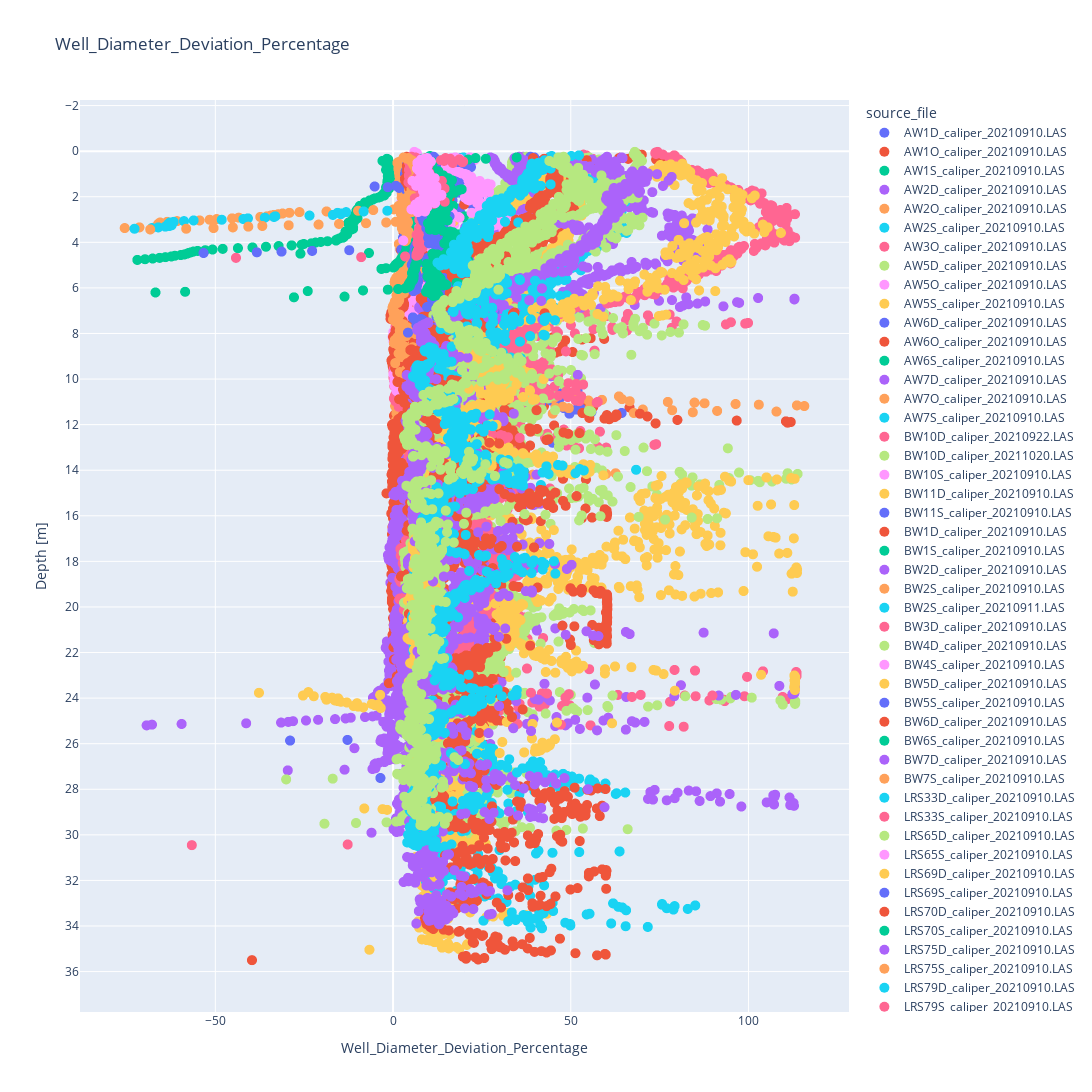

The cell this chart's notebook holds for it:
### Markdown cell above
# Plots

### Code cell
fig=px.scatter(concatenate_caliper, y=concatenate_caliper['Depth [m]'],
            x=concatenate_caliper.Well_Diameter_Deviation_Percentage, color=concatenate_caliper['source_file'],
            title="Well_Diameter_Deviation_Percentage",
            color_continuous_scale=px.colors.sequential.Jet,

              ) 

fig.update_yaxes(autorange="reversed")
fig.update_yaxes(range = [0,10])
fig.update_traces(marker={'size': 10})
fig.update_layout(autosize=True, width=1400, height=1800 )

fig.update_yaxes(nticks=40)
fig.show()

### Figure 1 — Plotly figure (JSON) as saved in the notebook; plotly's stock layout.template omitted (floating-point values rounded to 4 significant figures; data arrays with more than 128 entries replaced by an {"elided": "..."} marker saying what was removed)
{"data": [{"hovertemplate": "source_file=AW1D_caliper_20210910.LAS<br>Well_Diameter_Deviation_Percentage=%{x}<br>Depth [m]=%{y}<extra></extra>", "legendgroup": "AW1D_caliper_20210910.LAS", "marker": {"color": "#636efa", "size": 10, "symbol": "circle"}, "mode": "markers", "name": "AW1D_caliper_20210910.LAS", "showlegend": true, "type": "scattergl", "x": {"elided": "842 float values"}, "xaxis": "x", "y": {"elided": "842 float values"}, "yaxis": "y"}, {"hovertemplate": "source_file=AW1O_caliper_20210910.LAS<br>Well_Diameter_Deviation_Percentage=%{x}<br>Depth [m]=%{y}<extra></extra>", "legendgroup": "AW1O_caliper_20210910.LAS", "marker": {"color": "#EF553B", "size": 10, "symbol": "circle"}, "mode": "markers", "name": "AW1O_caliper_20210910.LAS", "showlegend": true, "type": "scattergl", "x": {"elided": "485 float values"}, "xaxis": "x", "y": {"elided": "485 float values"}, "yaxis": "y"}, {"hovertemplate": "source_file=AW1S_caliper_20210910.LAS<br>Well_Diameter_Deviation_Percentage=%{x}<br>Depth [m]=%{y}<extra></extra>", "legendgroup": "AW1S_caliper_20210910.LAS", "marker": {"color": "#00cc96", "size": 10, "symbol": "circle"}, "mode": "markers", "name": "AW1S_caliper_20210910.LAS", "showlegend": true, "type": "scattergl", "x": {"elided": "142 float values"}, "xaxis": "x", "y": {"elided": "142 float values"}, "yaxis": "y"}, {"hovertemplate": "source_file=AW2D_caliper_20210910.LAS<br>Well_Diameter_Deviation_Percentage=%{x}<br>Depth [m]=%{y}<extra></extra>", "legendgroup": "AW2D_caliper_20210910.LAS", "marker": {"color": "#ab63fa", "size": 10, "symbol": "circle"}, "mode": "markers", "name": "AW2D_caliper_20210910.LAS", "showlegend": true, "type": "scattergl", "x": {"elided": "887 float values"}, "xaxis": "x", "y": {"elided": "887 float values"}, "yaxis": "y"}, {"hovertemplate": "source_file=AW2O_caliper_20210910.LAS<br>Well_Diameter_Deviation_Percentage=%{x}<br>Depth [m]=%{y}<extra></extra>", "legendgroup": "AW2O_caliper_20210910.LAS", "marker": {"color": "#FFA15A", "size": 10, "symbol": "circle"}, "mode": "markers", "name": "AW2O_caliper_20210910.LAS", "showlegend": true, "type": "scattergl", "x": {"elided": "496 float values"}, "xaxis": "x", "y": {"elided": "496 float values"}, "yaxis": "y"}, {"hovertemplate": "source_file=AW2S_caliper_20210910.LAS<br>Well_Diameter_Deviation_Percentage=%{x}<br>Depth [m]=%{y}<extra></extra>", "legendgroup": "AW2S_caliper_20210910.LAS", "marker": {"color": "#19d3f3", "size": 10, "symbol": "circle"}, "mode": "markers", "name": "AW2S_caliper_20210910.LAS", "showlegend": true, "type": "scattergl", "x": {"elided": "155 float values"}, "xaxis": "x", "y": {"elided": "155 float values"}, "yaxis": "y"}, {"hovertemplate": "source_file=AW3O_caliper_20210910.LAS<br>Well_Diameter_Deviation_Percentage=%{x}<br>Depth [m]=%{y}<extra></extra>", "legendgroup": "AW3O_caliper_20210910.LAS", "marker": {"color": "#FF6692", "size": 10, "symbol": "circle"}, "mode": "markers", "name": "AW3O_caliper_20210910.LAS", "showlegend": true, "type": "scattergl", "x": {"elided": "565 float values"}, "xaxis": "x", "y": {"elided": "565 float values"}, "yaxis": "y"}, {"hovertemplate": "source_file=AW5D_caliper_20210910.LAS<br>Well_Diameter_Deviation_Percentage=%{x}<br>Depth [m]=%{y}<extra></extra>", "legendgroup": "AW5D_caliper_20210910.LAS", "marker": {"color": "#B6E880", "size": 10, "symbol": "circle"}, "mode": "markers", "name": "AW5D_caliper_20210910.LAS", "showlegend": true, "type": "scattergl", "x": {"elided": "900 float values"}, "xaxis": "x", "y": {"elided": "900 float values"}, "yaxis": "y"}, {"hovertemplate": "source_file=AW5O_caliper_20210910.LAS<br>Well_Diameter_Deviation_Percentage=%{x}<br>Depth [m]=%{y}<extra></extra>", "legendgroup": "AW5O_caliper_20210910.LAS", "marker": {"color": "#FF97FF", "size": 10, "symbol": "circle"}, "mode": "markers", "name": "AW5O_caliper_20210910.LAS", "showlegend": true, "type": "scattergl", "x": {"elided": "343 float values"}, "xaxis": "x", "y": {"elided": "343 float values"}, "yaxis": "y"}, {"hovertemplate": "source_file=AW5S_caliper_20210910.LAS<br>Well_Diameter_Deviation_Percentage=%{x}<br>Depth [m]=%{y}<extra></extra>", "legendgroup": "AW5S_caliper_20210910.LAS", "marker": {"color": "#FECB52", "size": 10, "symbol": "circle"}, "mode": "markers", "name": "AW5S_caliper_20210910.LAS", "showlegend": true, "type": "scattergl", "x": [9.043, 14.15, 17.09, 10.72, 7.737, 8.96, 10.21, 8.195, 12.49, 10.58, 9.739, 9.053, 7.679, 7.426, 7.913, 7.474, 8.697, 7.669, 5.409, 6.106, 5.521, 6.12, 6.028, 6.588, 9.082, 5.901, 5.657, 5.921, 8.044, 8.185, 8.025, 7.372, 6.963, 7.533, 9.369, 8.984, 10.38, 7.957, 8.98, 7.245, 7.591, 8.215, 10.6, 6.14, 6.563, 8.746, 9.423, 8.585, 7.62, 9.832, 9.281, 9.009, 7.391, 7.172, 7.216, 7.84, 7.318, 8.819, 7.698, 6.3, 6.549, 7.615, 6.159, 8.064, 8.867, 5.721, 6.344, 6.349, 6.559, 7.547, 6.31, 6.914, 6.427, 6.744, 7.752, 7.737, 6.851, 7.518, 7.026, 7.275, 6.71, 6.408, 5.36, 6.5, 5.341, 5.317, 4.888, 4.966, 5.458, 6.783, 5.721, 4.946, 4.615, 6.87, 6.062], "xaxis": "x", "y": [3.131, 3.101, 3.07, 3.04, 3.01, 2.979, 2.949, 2.918, 2.888, 2.858, 2.827, 2.797, 2.766, 2.736, 2.706, 2.675, 2.645, 2.614, 2.584, 2.554, 2.523, 2.493, 2.462, 2.432, 2.402, 2.371, 2.341, 2.311, 2.28, 2.25, 2.219, 2.189, 2.159, 2.128, 2.098, 2.067, 2.037, 2.007, 1.976, 1.946, 1.915, 1.885, 1.855, 1.824, 1.794, 1.763, 1.733, 1.703, 1.672, 1.642, 1.612, 1.581, 1.551, 1.52, 1.49, 1.46, 1.429, 1.399, 1.368, 1.338, 1.308, 1.277, 1.247, 1.216, 1.186, 1.156, 1.125, 1.095, 1.064, 1.034, 1.004, 0.9733, 0.9429, 0.9125, 0.8821, 0.8517, 0.8213, 0.791, 0.7606, 0.7302, 0.6998, 0.6694, 0.639, 0.6086, 0.5782, 0.5478, 0.5174, 0.487, 0.4566, 0.4263, 0.3959, 0.3655, 0.3351, 0.3047, 0.2743], "yaxis": "y"}, {"hovertemplate": "source_file=AW6D_caliper_20210910.LAS<br>Well_Diameter_Deviation_Percentage=%{x}<br>Depth [m]=%{y}<extra></extra>", "legendgroup": "AW6D_caliper_20210910.LAS", "marker": {"color": "#636efa", "size": 10, "symbol": "circle"}, "mode": "markers", "name": "AW6D_caliper_20210910.LAS", "showlegend": true, "type": "scattergl", "x": {"elided": "898 float values"}, "xaxis": "x", "y": {"elided": "898 float values"}, "yaxis": "y"}, {"hovertemplate": "source_file=AW6O_caliper_20210910.LAS<br>Well_Diameter_Deviation_Percentage=%{x}<br>Depth [m]=%{y}<extra></extra>", "legendgroup": "AW6O_caliper_20210910.LAS", "marker": {"color": "#EF553B", "size": 10, "symbol": "circle"}, "mode": "markers", "name": "AW6O_caliper_20210910.LAS", "showlegend": true, "type": "scattergl", "x": {"elided": "753 float values"}, "xaxis": "x", "y": {"elided": "753 float values"}, "yaxis": "y"}, {"hovertemplate": "source_file=AW6S_caliper_20210910.LAS<br>Well_Diameter_Deviation_Percentage=%{x}<br>Depth [m]=%{y}<extra></extra>", "legendgroup": "AW6S_caliper_20210910.LAS", "marker": {"color": "#00cc96", "size": 10, "symbol": "circle"}, "mode": "markers", "name": "AW6S_caliper_20210910.LAS", "showlegend": true, "type": "scattergl", "x": {"elided": "147 float values"}, "xaxis": "x", "y": {"elided": "147 float values"}, "yaxis": "y"}, {"hovertemplate": "source_file=AW7D_caliper_20210910.LAS<br>Well_Diameter_Deviation_Percentage=%{x}<br>Depth [m]=%{y}<extra></extra>", "legendgroup": "AW7D_caliper_20210910.LAS", "marker": {"color": "#ab63fa", "size": 10, "symbol": "circle"}, "mode": "markers", "name": "AW7D_caliper_20210910.LAS", "showlegend": true, "type": "scattergl", "x": {"elided": "821 float values"}, "xaxis": "x", "y": {"elided": "821 float values"}, "yaxis": "y"}, {"hovertemplate": "source_file=AW7O_caliper_20210910.LAS<br>Well_Diameter_Deviation_Percentage=%{x}<br>Depth [m]=%{y}<extra></extra>", "legendgroup": "AW7O_caliper_20210910.LAS", "marker": {"color": "#FFA15A", "size": 10, "symbol": "circle"}, "mode": "markers", "name": "AW7O_caliper_20210910.LAS", "showlegend": true, "type": "scattergl", "x": {"elided": "365 float values"}, "xaxis": "x", "y": {"elided": "365 float values"}, "yaxis": "y"}, {"hovertemplate": "source_file=AW7S_caliper_20210910.LAS<br>Well_Diameter_Deviation_Percentage=%{x}<br>Depth [m]=%{y}<extra></extra>", "legendgroup": "AW7S_caliper_20210910.LAS", "marker": {"color": "#19d3f3", "size": 10, "symbol": "circle"}, "mode": "markers", "name": "AW7S_caliper_20210910.LAS", "showlegend": true, "type": "scattergl", "x": [6.7, 6.359, 5.278, 5.993, 4.683, 6.968, 8.273, 6.885, 8.322, 5.638, 5.321, 7.991, 5.862, 5.614, 6.593, 7.109, 5.01, 5.516, 6.096, 6.827, 6.003, 6.417, 6.485, 5.068, 5.151, 5.331, 5.453, 5.55, 4.469, 5.17, 5.74, 5.779, 5.458, 5.034, 4.118, 4.371, 4.703, 4.562, 4.411, 5.161, 4.966, 4.703, 4.264, 4.483, 3.724, 4.63, 4.264, 3.86, 5.472, 4.81, 6.646, 5.974, 7.09, 8.156, 9.807, 10.06, 13.08, 12.09, 11.24, 6.924, 7.158, 8.75, 6.831, 6.33, 6.096, 7.094, 7.128, 4.976, 6.948, 6.968, 6.568, 6.822, 6.568, 7.396, 8.76, 7.903, 6.559, 7.961, 6.973, 6.559, 7.192, 7.133, 7.455, 6.89, 6.568, 7.192, 8.712, 7.918, 8.892, 9.242, 9.91], "xaxis": "x", "y": [3.025, 2.994, 2.964, 2.934, 2.903, 2.873, 2.842, 2.812, 2.782, 2.751, 2.721, 2.69, 2.66, 2.63, 2.599, 2.569, 2.538, 2.508, 2.478, 2.447, 2.417, 2.387, 2.356, 2.326, 2.295, 2.265, 2.235, 2.204, 2.174, 2.143, 2.113, 2.083, 2.052, 2.022, 1.991, 1.961, 1.931, 1.9, 1.87, 1.839, 1.809, 1.779, 1.748, 1.718, 1.688, 1.657, 1.627, 1.596, 1.566, 1.536, 1.505, 1.475, 1.444, 1.414, 1.384, 1.353, 1.323, 1.292, 1.262, 1.232, 1.201, 1.171, 1.14, 1.11, 1.08, 1.049, 1.019, 0.9885, 0.9581, 0.9277, 0.8973, 0.8669, 0.8365, 0.8062, 0.7758, 0.7454, 0.715, 0.6846, 0.6542, 0.6238, 0.5934, 0.563, 0.5326, 0.5022, 0.4718, 0.4415, 0.4111, 0.3807, 0.3503, 0.3199, 0.2895], "yaxis": "y"}, {"hovertemplate": "source_file=BW10D_caliper_20210922.LAS<br>Well_Diameter_Deviation_Percentage=%{x}<br>Depth [m]=%{y}<extra></extra>", "legendgroup": "BW10D_caliper_20210922.LAS", "marker": {"color": "#FF6692", "size": 10, "symbol": "circle"}, "mode": "markers", "name": "BW10D_caliper_20210922.LAS", "showlegend": true, "type": "scattergl", "x": {"elided": "838 float values"}, "xaxis": "x", "y": {"elided": "838 float values"}, "yaxis": "y"}, {"hovertemplate": "source_file=BW10D_caliper_20211020.LAS<br>Well_Diameter_Deviation_Percentage=%{x}<br>Depth [m]=%{y}<extra></extra>", "legendgroup": "BW10D_caliper_20211020.LAS", "marker": {"color": "#B6E880", "size": 10, "symbol": "circle"}, "mode": "markers", "name": "BW10D_caliper_20211020.LAS", "showlegend": true, "type": "scattergl", "x": {"elided": "959 float values"}, "xaxis": "x", "y": {"elided": "959 float values"}, "yaxis": "y"}, {"hovertemplate": "source_file=BW10S_caliper_20210910.LAS<br>Well_Diameter_Deviation_Percentage=%{x}<br>Depth [m]=%{y}<extra></extra>", "legendgroup": "BW10S_caliper_20210910.LAS", "marker": {"color": "#FF97FF", "size": 10, "symbol": "circle"}, "mode": "markers", "name": "BW10S_caliper_20210910.LAS", "showlegend": true, "type": "scattergl", "x": [10.04, 10.43, 7.918, 8.039, 7.338, 7.372, 9.666, 9.247, 8.122, 8.025, 6.51, 7.718, 8.97, 8.414, 8.712, 11.53, 10.83, 6.885, 8.22, 7.206, 9.476, 9.408, 8.317, 8.161, 7.893, 9.184, 8.901, 6.383, 10.98, 9.204, 9.355, 8.2, 7.377, 8.97, 8.78, 9.856, 8.112, 10.0, 9.617, 8.707, 6.466, 8.098, 13.17, 11.78, 9.88, 9.121, 8.522, 6.008, 5.472, 6.198, 6.3, 6.763, 5.692, 7.085, 12.8, 10.14, 9.428, 8.22, 7.952, 8.58, 6.247, 7.192, 11.49, 12.54, 12.39, 10.18, 11.41, 11.45, 14.8, 13.74, 9.053, 11.83, 11.35, 13.48, 14.69, 19.09, 20.41, 17.88, 12.7, 13.25, 16.12, 21.35, 22.84, 17.94, 18.69, 22.36, 21.65], "xaxis": "x", "y": [2.888, 2.858, 2.827, 2.797, 2.766, 2.736, 2.706, 2.675, 2.645, 2.614, 2.584, 2.554, 2.523, 2.493, 2.462, 2.432, 2.402, 2.371, 2.341, 2.311, 2.28, 2.25, 2.219, 2.189, 2.159, 2.128, 2.098, 2.067, 2.037, 2.007, 1.976, 1.946, 1.915, 1.885, 1.855, 1.824, 1.794, 1.763, 1.733, 1.703, 1.672, 1.642, 1.612, 1.581, 1.551, 1.52, 1.49, 1.46, 1.429, 1.399, 1.368, 1.338, 1.308, 1.277, 1.247, 1.216, 1.186, 1.156, 1.125, 1.095, 1.064, 1.034, 1.004, 0.9733, 0.9429, 0.9125, 0.8821, 0.8517, 0.8213, 0.791, 0.7606, 0.7302, 0.6998, 0.6694, 0.639, 0.6086, 0.5782, 0.5478, 0.5174, 0.487, 0.4566, 0.4263, 0.3959, 0.3655, 0.3351, 0.3047, 0.2743], "yaxis": "y"}, {"hovertemplate": "source_file=BW11D_caliper_20210910.LAS<br>Well_Diameter_Deviation_Percentage=%{x}<br>Depth [m]=%{y}<extra></extra>", "legendgroup": "BW11D_caliper_20210910.LAS", "marker": {"color": "#FECB52", "size": 10, "symbol": "circle"}, "mode": "markers", "name": "BW11D_caliper_20210910.LAS", "showlegend": true, "type": "scattergl", "x": {"elided": "772 float values"}, "xaxis": "x", "y": {"elided": "772 float values"}, "yaxis": "y"}, {"hovertemplate": "source_file=BW11S_caliper_20210910.LAS<br>Well_Diameter_Deviation_Percentage=%{x}<br>Depth [m]=%{y}<extra></extra>", "legendgroup": "BW11S_caliper_20210910.LAS", "marker": {"color": "#636efa", "size": 10, "symbol": "circle"}, "mode": "markers", "name": "BW11S_caliper_20210910.LAS", "showlegend": true, "type": "scattergl", "x": {"elided": "134 float values"}, "xaxis": "x", "y": {"elided": "134 float values"}, "yaxis": "y"}, {"hovertemplate": "source_file=BW1D_caliper_20210910.LAS<br>Well_Diameter_Deviation_Percentage=%{x}<br>Depth [m]=%{y}<extra></extra>", "legendgroup": "BW1D_caliper_20210910.LAS", "marker": {"color": "#EF553B", "size": 10, "symbol": "circle"}, "mode": "markers", "name": "BW1D_caliper_20210910.LAS", "showlegend": true, "type": "scattergl", "x": {"elided": "968 float values"}, "xaxis": "x", "y": {"elided": "968 float values"}, "yaxis": "y"}, {"hovertemplate": "source_file=BW1S_caliper_20210910.LAS<br>Well_Diameter_Deviation_Percentage=%{x}<br>Depth [m]=%{y}<extra></extra>", "legendgroup": "BW1S_caliper_20210910.LAS", "marker": {"color": "#00cc96", "size": 10, "symbol": "circle"}, "mode": "markers", "name": "BW1S_caliper_20210910.LAS", "showlegend": true, "type": "scattergl", "x": {"elided": "161 float values"}, "xaxis": "x", "y": {"elided": "161 float values"}, "yaxis": "y"}, {"hovertemplate": "source_file=BW2D_caliper_20210910.LAS<br>Well_Diameter_Deviation_Percentage=%{x}<br>Depth [m]=%{y}<extra></extra>", "legendgroup": "BW2D_caliper_20210910.LAS", "marker": {"color": "#ab63fa", "size": 10, "symbol": "circle"}, "mode": "markers", "name": "BW2D_caliper_20210910.LAS", "showlegend": true, "type": "scattergl", "x": {"elided": "855 float values"}, "xaxis": "x", "y": {"elided": "855 float values"}, "yaxis": "y"}, {"hovertemplate": "source_file=BW2S_caliper_20210910.LAS<br>Well_Diameter_Deviation_Percentage=%{x}<br>Depth [m]=%{y}<extra></extra>", "legendgroup": "BW2S_caliper_20210910.LAS", "marker": {"color": "#FFA15A", "size": 10, "symbol": "circle"}, "mode": "markers", "name": "BW2S_caliper_20210910.LAS", "showlegend": true, "type": "scattergl", "x": [-75.49, -71.37, -66.72, -65.81, -65.71, -66.13, -66.06, -65.79, -65.53, -63.53, -60.77, -54.43, -51.58, -49.62, -45.27, -43.42, -37.35, -35.47, -34.44, -33.56, -32.29, -31.09, -29.17, -26.33, -18.7, -9.832, -5.575, 0.1728, 2.287, 3.738, 3.344, 3.485, 1.556, 3.076, 4.99, 4.162, 4.445, 3.378, 5.131, 4.24, 4.172, 4.367, 5.735, 5.472, 3.88, 5.726, 6.383, 6.227, 6.422, 9.306, 10.39, 9.525, 10.11, 9.695, 7.294, 4.435, 5.492, 7.012, 8.132, 7.859, 9.213, 9.286, 8.536, 9.934, 11.97, 9.155, 6.7, 6.018, 7.679, 8.487, 7.265, 7.411, 8.146, 9.023, 8.429, 7.133, 8.687, 7.094, 8.054, 8.828, 7.708, 6.188, 7.231, 6.773, 8.682, 8.585, 8.064, 9.53, 9.048, 7.567, 8.638, 6.408, 8.76, 6.943, 7.976, 4.795, 5.633, 5.643, 5.37, 5.088, 5.112, 5.716, 5.838], "xaxis": "x", "y": [3.374, 3.344, 3.313, 3.283, 3.253, 3.222, 3.192, 3.161, 3.131, 3.101, 3.07, 3.04, 3.01, 2.979, 2.949, 2.918, 2.888, 2.858, 2.827, 2.797, 2.766, 2.736, 2.706, 2.675, 2.645, 2.614, 2.584, 2.554, 2.523, 2.493, 2.462, 2.432, 2.402, 2.371, 2.341, 2.311, 2.28, 2.25, 2.219, 2.189, 2.159, 2.128, 2.098, 2.067, 2.037, 2.007, 1.976, 1.946, 1.915, 1.885, 1.855, 1.824, 1.794, 1.763, 1.733, 1.703, 1.672, 1.642, 1.612, 1.581, 1.551, 1.52, 1.49, 1.46, 1.429, 1.399, 1.368, 1.338, 1.308, 1.277, 1.247, 1.216, 1.186, 1.156, 1.125, 1.095, 1.064, 1.034, 1.004, 0.9733, 0.9429, 0.9125, 0.8821, 0.8517, 0.8213, 0.791, 0.7606, 0.7302, 0.6998, 0.6694, 0.639, 0.6086, 0.5782, 0.5478, 0.5174, 0.487, 0.4566, 0.4263, 0.3959, 0.3655, 0.3351, 0.3047, 0.2743], "yaxis": "y"}, {"hovertemplate": "source_file=BW2S_caliper_20210911.LAS<br>Well_Diameter_Deviation_Percentage=%{x}<br>Depth [m]=%{y}<extra></extra>", "legendgroup": "BW2S_caliper_20210911.LAS", "marker": {"color": "#19d3f3", "size": 10, "symbol": "circle"}, "mode": "markers", "name": "BW2S_caliper_20210911.LAS", "showlegend": true, "type": "scattergl", "x": [-72.73, -67.85, -66.03, -64.06, -62.92, -62.3, -62.91, -63.24, -62.75, -62.79, -61.71, -58.82, -56.11, -48.2, -42.1, -40.83, -36.08, -33.48, -33.14, -23.5, -16.92, -14.69, -14.58, -15.59, -13.21, -8.273, -1.62, 3.889, 5.112, 7.879, 9.106, 7.528, 6.734, 8.687, 8.356, 5.682, 6.31, 6.388, 7.031, 8.2, 8.039, 5.238, 7.942, 7.211, 7.416, 5.375, 7.952, 8.298, 9.739, 12.21, 11.43, 12.94, 14.45, 11.01, 8.117, 7.601, 9.613, 9.325, 10.14, 9.598, 12.33, 9.666, 11.46, 9.325, 12.27, 11.07, 9.311, 11.49, 11.85, 11.83, 8.517, 9.204, 9.73, 8.098, 9.959, 12.32, 11.09, 9.968, 10.98, 8.405, 11.24, 10.36, 8.94, 8.96, 10.53, 9.949, 10.29, 10.91, 11.66, 10.18, 9.978, 10.34, 10.89, 10.65, 10.51, 8.901, 6.261, 6.32, 6.169, 7.153, 5.935, 5.039, 6.715, 7.255], "xaxis": "x", "y": [3.405, 3.374, 3.344, 3.313, 3.283, 3.253, 3.222, 3.192, 3.161, 3.131, 3.101, 3.07, 3.04, 3.01, 2.979, 2.949, 2.918, 2.888, 2.858, 2.827, 2.797, 2.766, 2.736, 2.706, 2.675, 2.645, 2.614, 2.584, 2.554, 2.523, 2.493, 2.462, 2.432, 2.402, 2.371, 2.341, 2.311, 2.28, 2.25, 2.219, 2.189, 2.159, 2.128, 2.098, 2.067, 2.037, 2.007, 1.976, 1.946, 1.915, 1.885, 1.855, 1.824, 1.794, 1.763, 1.733, 1.703, 1.672, 1.642, 1.612, 1.581, 1.551, 1.52, 1.49, 1.46, 1.429, 1.399, 1.368, 1.338, 1.308, 1.277, 1.247, 1.216, 1.186, 1.156, 1.125, 1.095, 1.064, 1.034, 1.004, 0.9733, 0.9429, 0.9125, 0.8821, 0.8517, 0.8213, 0.791, 0.7606, 0.7302, 0.6998, 0.6694, 0.639, 0.6086, 0.5782, 0.5478, 0.5174, 0.487, 0.4566, 0.4263, 0.3959, 0.3655, 0.3351, 0.3047, 0.2743], "yaxis": "y"}, {"hovertemplate": "source_file=BW3D_caliper_20210910.LAS<br>Well_Diameter_Deviation_Percentage=%{x}<br>Depth [m]=%{y}<extra></extra>", "legendgroup": "BW3D_caliper_20210910.LAS", "marker": {"color": "#FF6692", "size": 10, "symbol": "circle"}, "mode": "markers", "name": "BW3D_caliper_20210910.LAS", "showlegend": true, "type": "scattergl", "x": {"elided": "1002 float values"}, "xaxis": "x", "y": {"elided": "1002 float values"}, "yaxis": "y"}, {"hovertemplate": "source_file=BW4D_caliper_20210910.LAS<br>Well_Diameter_Deviation_Percentage=%{x}<br>Depth [m]=%{y}<extra></extra>", "legendgroup": "BW4D_caliper_20210910.LAS", "marker": {"color": "#B6E880", "size": 10, "symbol": "circle"}, "mode": "markers", "name": "BW4D_caliper_20210910.LAS", "showlegend": true, "type": "scattergl", "x": {"elided": "1012 float values"}, "xaxis": "x", "y": {"elided": "1012 float values"}, "yaxis": "y"}, {"hovertemplate": "source_file=BW4S_caliper_20210910.LAS<br>Well_Diameter_Deviation_Percentage=%{x}<br>Depth [m]=%{y}<extra></extra>", "legendgroup": "BW4S_caliper_20210910.LAS", "marker": {"color": "#FF97FF", "size": 10, "symbol": "circle"}, "mode": "markers", "name": "BW4S_caliper_20210910.LAS", "showlegend": true, "type": "scattergl", "x": {"elided": "201 float values"}, "xaxis": "x", "y": {"elided": "201 float values"}, "yaxis": "y"}, {"hovertemplate": "source_file=BW5D_caliper_20210910.LAS<br>Well_Diameter_Deviation_Percentage=%{x}<br>Depth [m]=%{y}<extra></extra>", "legendgroup": "BW5D_caliper_20210910.LAS", "marker": {"color": "#FECB52", "size": 10, "symbol": "circle"}, "mode": "markers", "name": "BW5D_caliper_20210910.LAS", "showlegend": true, "type": "scattergl", "x": {"elided": "1145 float values"}, "xaxis": "x", "y": {"elided": "1145 float values"}, "yaxis": "y"}, {"hovertemplate": "source_file=BW5S_caliper_20210910.LAS<br>Well_Diameter_Deviation_Percentage=%{x}<br>Depth [m]=%{y}<extra></extra>", "legendgroup": "BW5S_caliper_20210910.LAS", "marker": {"color": "#636efa", "size": 10, "symbol": "circle"}, "mode": "markers", "name": "BW5S_caliper_20210910.LAS", "showlegend": true, "type": "scattergl", "x": {"elided": "195 float values"}, "xaxis": "x", "y": {"elided": "195 float values"}, "yaxis": "y"}, {"hovertemplate": "source_file=BW6D_caliper_20210910.LAS<br>Well_Diameter_Deviation_Percentage=%{x}<br>Depth [m]=%{y}<extra></extra>", "legendgroup": "BW6D_caliper_20210910.LAS", "marker": {"color": "#EF553B", "size": 10, "symbol": "circle"}, "mode": "markers", "name": "BW6D_caliper_20210910.LAS", "showlegend": true, "type": "scattergl", "x": {"elided": "980 float values"}, "xaxis": "x", "y": {"elided": "980 float values"}, "yaxis": "y"}, {"hovertemplate": "source_file=BW6S_caliper_20210910.LAS<br>Well_Diameter_Deviation_Percentage=%{x}<br>Depth [m]=%{y}<extra></extra>", "legendgroup": "BW6S_caliper_20210910.LAS", "marker": {"color": "#00cc96", "size": 10, "symbol": "circle"}, "mode": "markers", "name": "BW6S_caliper_20210910.LAS", "showlegend": true, "type": "scattergl", "x": {"elided": "194 float values"}, "xaxis": "x", "y": {"elided": "194 float values"}, "yaxis": "y"}, {"hovertemplate": "source_file=BW7D_caliper_20210910.LAS<br>Well_Diameter_Deviation_Percentage=%{x}<br>Depth [m]=%{y}<extra></extra>", "legendgroup": "BW7D_caliper_20210910.LAS", "marker": {"color": "#ab63fa", "size": 10, "symbol": "circle"}, "mode": "markers", "name": "BW7D_caliper_20210910.LAS", "showlegend": true, "type": "scattergl", "x": {"elided": "977 float values"}, "xaxis": "x", "y": {"elided": "977 float values"}, "yaxis": "y"}, {"hovertemplate": "source_file=BW7S_caliper_20210910.LAS<br>Well_Diameter_Deviation_Percentage=%{x}<br>Depth [m]=%{y}<extra></extra>", "legendgroup": "BW7S_caliper_20210910.LAS", "marker": {"color": "#FFA15A", "size": 10, "symbol": "circle"}, "mode": "markers", "name": "BW7S_caliper_20210910.LAS", "showlegend": true, "type": "scattergl", "x": [3.431, 3.621, 3.646, 3.646, 3.661, 3.701, 3.793, 3.931, 3.961, 4.008, 4.034, 3.983, 4.315, 4.308, 4.359, 3.635, 3.084, 2.755, 2.55, 2.499, 2.949, 3.212, 3.084, 3.332, 3.405, 3.632, 4.11, 4.176, 4.147, 3.983, 3.844, 3.248, 3.091, 3.175, 3.223, 2.832, 2.894, 3.069, 3.266, 2.335, 2.174, 3.106, 3.299, 2.543, 2.689, 2.748, 2.817, 2.879, 3.007, 2.342, 3.27, 4.008, 4.246, 4.176, 4.987, 5.133, 5.214, 5.268, 5.279, 5.261, 5.389, 5.418, 5.429, 5.433, 5.447, 5.414, 5.29, 5.466, 5.451, 5.491, 5.488, 5.495, 5.495, 5.506, 5.418, 5.184, 5.572, 5.553, 5.612, 5.593, 5.641, 5.63, 5.612, 5.656, 5.652, 5.67, 5.652, 5.517, 5.641, 5.612, 5.688, 5.707, 5.674, 5.451, 5.699, 5.688, 5.63, 5.78, 5.732, 5.656, 5.794, 5.743, 5.736, 5.718, 5.758, 5.827, 5.678, 4.852, 5.506, 5.327, 5.444, 5.531, 4.987, 5.418, 5.414], "xaxis": "x", "y": [3.952, 3.922, 3.891, 3.861, 3.83, 3.8, 3.77, 3.739, 3.709, 3.679, 3.648, 3.618, 3.587, 3.557, 3.527, 3.496, 3.466, 3.435, 3.405, 3.375, 3.344, 3.314, 3.283, 3.253, 3.223, 3.192, 3.162, 3.131, 3.101, 3.071, 3.04, 3.01, 2.98, 2.949, 2.919, 2.888, 2.858, 2.828, 2.797, 2.767, 2.736, 2.706, 2.676, 2.645, 2.615, 2.584, 2.554, 2.524, 2.493, 2.463, 2.432, 2.402, 2.372, 2.341, 2.311, 2.281, 2.25, 2.22, 2.189, 2.159, 2.129, 2.098, 2.068, 2.037, 2.007, 1.977, 1.946, 1.916, 1.885, 1.855, 1.825, 1.794, 1.764, 1.733, 1.703, 1.673, 1.642, 1.612, 1.582, 1.551, 1.521, 1.49, 1.46, 1.43, 1.399, 1.369, 1.338, 1.308, 1.278, 1.247, 1.217, 1.186, 1.156, 1.126, 1.095, 1.065, 1.034, 1.004, 0.9737, 0.9433, 0.9129, 0.8825, 0.8521, 0.8217, 0.7913, 0.761, 0.7306, 0.7002, 0.6698, 0.6394, 0.609, 0.5786, 0.5482, 0.5178, 0.4874], "yaxis": "y"}, {"hovertemplate": "source_file=LRS33D_caliper_20210910.LAS<br>Well_Diameter_Deviation_Percentage=%{x}<br>Depth [m]=%{y}<extra></extra>", "legendgroup": "LRS33D_caliper_20210910.LAS", "marker": {"color": "#19d3f3", "size": 10, "symbol": "circle"}, "mode": "markers", "name": "LRS33D_caliper_20210910.LAS", "showlegend": true, "type": "scattergl", "x": {"elided": "1116 float values"}, "xaxis": "x", "y": {"elided": "1116 float values"}, "yaxis": "y"}, {"hovertemplate": "source_file=LRS33S_caliper_20210910.LAS<br>Well_Diameter_Deviation_Percentage=%{x}<br>Depth [m]=%{y}<extra></extra>", "legendgroup": "LRS33S_caliper_20210910.LAS", "marker": {"color": "#FF6692", "size": 10, "symbol": "circle"}, "mode": "markers", "name": "LRS33S_caliper_20210910.LAS", "showlegend": true, "type": "scattergl", "x": {"elided": "147 float values"}, "xaxis": "x", "y": {"elided": "147 float values"}, "yaxis": "y"}, {"hovertemplate": "source_file=LRS65D_caliper_20210910.LAS<br>Well_Diameter_Deviation_Percentage=%{x}<br>Depth [m]=%{y}<extra></extra>", "legendgroup": "LRS65D_caliper_20210910.LAS", "marker": {"color": "#B6E880", "size": 10, "symbol": "circle"}, "mode": "markers", "name": "LRS65D_caliper_20210910.LAS", "showlegend": true, "type": "scattergl", "x": {"elided": "962 float values"}, "xaxis": "x", "y": {"elided": "962 float values"}, "yaxis": "y"}, {"hovertemplate": "source_file=LRS65S_caliper_20210910.LAS<br>Well_Diameter_Deviation_Percentage=%{x}<br>Depth [m]=%{y}<extra></extra>", "legendgroup": "LRS65S_caliper_20210910.LAS", "marker": {"color": "#FF97FF", "size": 10, "symbol": "circle"}, "mode": "markers", "name": "LRS65S_caliper_20210910.LAS", "showlegend": true, "type": "scattergl", "x": [2.879, 25.7, 24.31, 24.04, 25.73, 27.38, 33.25, 35.26, 35.8, 35.94, 35.63, 36.19, 33.34, 34.75, 33.12, 31.44, 31.06, 31.28, 27.29, 30.86, 36.84, 33.37, 28.73, 33.93, 33.05, 31.37, 30.52, 26.04, 26.01, 28.13, 35.1, 36.29, 32.55, 24.49, 27.31, 27.3, 30.0, 32.75, 29.77, 24.13, 22.11, 24.9, 24.09, 25.29, 26.75, 24.81, 26.73, 26.85, 27.96, 27.14, 31.74, 31.01, 28.46, 26.5, 23.66, 24.57, 26.8, 23.87, 21.4, 20.93, 23.55, 20.77, 20.19, 21.54, 23.84, 23.7, 24.07, 24.24, 24.2, 25.58, 27.05, 24.19, 20.89, 22.2, 20.91, 20.72, 20.86, 21.73, 21.89, 24.54, 26.7, 27.45, 26.64, 23.87, 21.95, 22.57, 24.4, 21.21, 21.74, 22.2, 21.24, 21.92, 21.97, 20.63, 20.6, 20.8, 20.26, 19.24, 18.95, 18.41, 17.23, 16.32, 16.41, 15.89, 15.31, 15.39, 14.87, 14.92, 15.33, 15.81, 15.57, 16.14, 15.27, 15.44, 16.6, 16.06, 15.72, 16.12, 15.64, 16.44, 17.5], "xaxis": "x", "y": [3.921, 3.891, 3.86, 3.83, 3.8, 3.769, 3.739, 3.709, 3.678, 3.648, 3.617, 3.587, 3.557, 3.526, 3.496, 3.465, 3.435, 3.405, 3.374, 3.344, 3.313, 3.283, 3.253, 3.222, 3.192, 3.161, 3.131, 3.101, 3.07, 3.04, 3.01, 2.979, 2.949, 2.918, 2.888, 2.858, 2.827, 2.797, 2.766, 2.736, 2.706, 2.675, 2.645, 2.614, 2.584, 2.554, 2.523, 2.493, 2.462, 2.432, 2.402, 2.371, 2.341, 2.311, 2.28, 2.25, 2.219, 2.189, 2.159, 2.128, 2.098, 2.067, 2.037, 2.007, 1.976, 1.946, 1.915, 1.885, 1.855, 1.824, 1.794, 1.763, 1.733, 1.703, 1.672, 1.642, 1.612, 1.581, 1.551, 1.52, 1.49, 1.46, 1.429, 1.399, 1.368, 1.338, 1.308, 1.277, 1.247, 1.216, 1.186, 1.156, 1.125, 1.095, 1.064, 1.034, 1.004, 0.9733, 0.9429, 0.9125, 0.8821, 0.8517, 0.8213, 0.791, 0.7606, 0.7302, 0.6998, 0.6694, 0.639, 0.6086, 0.5782, 0.5478, 0.5174, 0.487, 0.4566, 0.4263, 0.3959, 0.3655, 0.3351, 0.3047, 0.2743], "yaxis": "y"}, {"hovertemplate": "source_file=LRS69D_caliper_20210910.LAS<br>Well_Diameter_Deviation_Percentage=%{x}<br>Depth [m]=%{y}<extra></extra>", "legendgroup": "LRS69D_caliper_20210910.LAS", "marker": {"color": "#FECB52", "size": 10, "symbol": "circle"}, "mode": "markers", "name": "LRS69D_caliper_20210910.LAS", "showlegend": true, "type": "scattergl", "x": {"elided": "865 float values"}, "xaxis": "x", "y": {"elided": "865 float values"}, "yaxis": "y"}, {"hovertemplate": "source_file=LRS69S_caliper_20210910.LAS<br>Well_Diameter_Deviation_Percentage=%{x}<br>Depth [m]=%{y}<extra></extra>", "legendgroup": "LRS69S_caliper_20210910.LAS", "marker": {"color": "#636efa", "size": 10, "symbol": "circle"}, "mode": "markers", "name": "LRS69S_caliper_20210910.LAS", "showlegend": true, "type": "scattergl", "x": {"elided": "245 float values"}, "xaxis": "x", "y": {"elided": "245 float values"}, "yaxis": "y"}, {"hovertemplate": "source_file=LRS70D_caliper_20210910.LAS<br>Well_Diameter_Deviation_Percentage=%{x}<br>Depth [m]=%{y}<extra></extra>", "legendgroup": "LRS70D_caliper_20210910.LAS", "marker": {"color": "#EF553B", "size": 10, "symbol": "circle"}, "mode": "markers", "name": "LRS70D_caliper_20210910.LAS", "showlegend": true, "type": "scattergl", "x": {"elided": "1160 float values"}, "xaxis": "x", "y": {"elided": "1160 float values"}, "yaxis": "y"}, {"hovertemplate": "source_file=LRS70S_caliper_20210910.LAS<br>Well_Diameter_Deviation_Percentage=%{x}<br>Depth [m]=%{y}<extra></extra>", "legendgroup": "LRS70S_caliper_20210910.LAS", "marker": {"color": "#00cc96", "size": 10, "symbol": "circle"}, "mode": "markers", "name": "LRS70S_caliper_20210910.LAS", "showlegend": true, "type": "scattergl", "x": {"elided": "203 float values"}, "xaxis": "x", "y": {"elided": "203 float values"}, "yaxis": "y"}, {"hovertemplate": "source_file=LRS75D_caliper_20210910.LAS<br>Well_Diameter_Deviation_Percentage=%{x}<br>Depth [m]=%{y}<extra></extra>", "legendgroup": "LRS75D_caliper_20210910.LAS", "marker": {"color": "#ab63fa", "size": 10, "symbol": "circle"}, "mode": "markers", "name": "LRS75D_caliper_20210910.LAS", "showlegend": true, "type": "scattergl", "x": {"elided": "1108 float values"}, "xaxis": "x", "y": {"elided": "1108 float values"}, "yaxis": "y"}, {"hovertemplate": "source_file=LRS75S_caliper_20210910.LAS<br>Well_Diameter_Deviation_Percentage=%{x}<br>Depth [m]=%{y}<extra></extra>", "legendgroup": "LRS75S_caliper_20210910.LAS", "marker": {"color": "#FFA15A", "size": 10, "symbol": "circle"}, "mode": "markers", "name": "LRS75S_caliper_20210910.LAS", "showlegend": true, "type": "scattergl", "x": [-68.31, -58.19, -50.49, -45.07, -40.73, -36.78, -29.35, -20.95, -15.19, -7.596, -1.926, 0.7378, 3.597, 3.514, 3.222, 3.232, 3.422, 2.696, 3.241, 2.647, 3.373, 2.969, 3.222, 3.475, 4.079, 5.209, 4.23, 4.81, 4.07, 4.328, 3.987, 3.807, 4.065, 4.245, 4.371, 3.519, 4.615, 3.563, 3.1, 3.967, 4.011, 3.768, 4.186, 3.534, 4.23, 5.088, 5.594, 5.273, 7.508, 6.763, 4.946, 4.771, 8.064, 7.577, 5.94, 5.799, 6.023, 8.137, 7.835, 6.943, 6.544, 7.25, 8.132, 6.661, 8.58, 9.403, 10.38, 9.15, 9.004, 7.659, 8.015, 6.641, 5.623, 6.159, 9.048, 8.663, 7.849, 7.971, 9.165, 7.971, 8.375, 6.612, 7.055, 7.737, 8.156, 7.377, 6.904, 6.339, 7.07, 8.02, 8.093, 7.051, 6.432, 5.76, 7.016, 6.641, 5.638, 5.297, 5.292, 5.531, 5.18, 4.81, 3.962, 4.308, 2.978], "xaxis": "x", "y": [3.435, 3.405, 3.374, 3.344, 3.313, 3.283, 3.253, 3.222, 3.192, 3.161, 3.131, 3.101, 3.07, 3.04, 3.01, 2.979, 2.949, 2.918, 2.888, 2.858, 2.827, 2.797, 2.766, 2.736, 2.706, 2.675, 2.645, 2.614, 2.584, 2.554, 2.523, 2.493, 2.462, 2.432, 2.402, 2.371, 2.341, 2.311, 2.28, 2.25, 2.219, 2.189, 2.159, 2.128, 2.098, 2.067, 2.037, 2.007, 1.976, 1.946, 1.915, 1.885, 1.855, 1.824, 1.794, 1.763, 1.733, 1.703, 1.672, 1.642, 1.612, 1.581, 1.551, 1.52, 1.49, 1.46, 1.429, 1.399, 1.368, 1.338, 1.308, 1.277, 1.247, 1.216, 1.186, 1.156, 1.125, 1.095, 1.064, 1.034, 1.004, 0.9733, 0.9429, 0.9125, 0.8821, 0.8517, 0.8213, 0.791, 0.7606, 0.7302, 0.6998, 0.6694, 0.639, 0.6086, 0.5782, 0.5478, 0.5174, 0.487, 0.4566, 0.4263, 0.3959, 0.3655, 0.3351, 0.3047, 0.2743], "yaxis": "y"}, {"hovertemplate": "source_file=LRS79D_caliper_20210910.LAS<br>Well_Diameter_Deviation_Percentage=%{x}<br>Depth [m]=%{y}<extra></extra>", "legendgroup": "LRS79D_caliper_20210910.LAS", "marker": {"color": "#19d3f3", "size": 10, "symbol": "circle"}, "mode": "markers", "name": "LRS79D_caliper_20210910.LAS", "showlegend": true, "type": "scattergl", "x": {"elided": "1000 float values"}, "xaxis": "x", "y": {"elided": "1000 float values"}, "yaxis": "y"}, {"hovertemplate": "source_file=LRS79S_caliper_20210910.LAS<br>Well_Diameter_Deviation_Percentage=%{x}<br>Depth [m]=%{y}<extra></extra>", "legendgroup": "LRS79S_caliper_20210910.LAS", "marker": {"color": "#FF6692", "size": 10, "symbol": "circle"}, "mode": "markers", "name": "LRS79S_caliper_20210910.LAS", "showlegend": true, "type": "scattergl", "x": [11.43, 10.85, 10.12, 14.54, 9.569, 9.452, 11.03, 9.496, 6.115, 7.957, 7.479, 8.858, 9.71, 7.63, 9.428, 13.29, 12.32, 9.627, 11.55, 13.61, 12.92, 12.21, 14.49, 11.28, 6.753, 8.059, 5.653, 7.236, 7.62, 10.38, 5.745, 8.468, 12.59, 13.73, 11.93, 10.52, 10.5, 8.2, 6.724, 6.934, 9.316, 9.389, 10.41, 9.33, 9.574, 10.17, 7.883, 8.965, 8.176, 7.47, 6.934, 6.992, 8.38, 9.262, 8.741, 8.746, 9.968, 9.71, 8.94, 16.82, 19.52, 19.72, 14.34, 13.48, 18.63, 16.05, 14.74], "xaxis": "x", "y": [2.311, 2.28, 2.25, 2.219, 2.189, 2.159, 2.128, 2.098, 2.067, 2.037, 2.007, 1.976, 1.946, 1.915, 1.885, 1.855, 1.824, 1.794, 1.763, 1.733, 1.703, 1.672, 1.642, 1.612, 1.581, 1.551, 1.52, 1.49, 1.46, 1.429, 1.399, 1.368, 1.338, 1.308, 1.277, 1.247, 1.216, 1.186, 1.156, 1.125, 1.095, 1.064, 1.034, 1.004, 0.9733, 0.9429, 0.9125, 0.8821, 0.8517, 0.8213, 0.791, 0.7606, 0.7302, 0.6998, 0.6694, 0.639, 0.6086, 0.5782, 0.5478, 0.5174, 0.487, 0.4566, 0.4263, 0.3959, 0.3655, 0.3351, 0.3047], "yaxis": "y"}, {"hovertemplate": "source_file=LRS89D_caliper_20210910.LAS<br>Well_Diameter_Deviation_Percentage=%{x}<br>Depth [m]=%{y}<extra></extra>", "legendgroup": "LRS89D_caliper_20210910.LAS", "marker": {"color": "#B6E880", "size": 10, "symbol": "circle"}, "mode": "markers", "name": "LRS89D_caliper_20210910.LAS", "showlegend": true, "type": "scattergl", "x": {"elided": "967 float values"}, "xaxis": "x", "y": {"elided": "967 float values"}, "yaxis": "y"}, {"hovertemplate": "source_file=LRS89S_caliper_20210910.LAS<br>Well_Diameter_Deviation_Percentage=%{x}<br>Depth [m]=%{y}<extra></extra>", "legendgroup": "LRS89S_caliper_20210910.LAS", "marker": {"color": "#FF97FF", "size": 10, "symbol": "circle"}, "mode": "markers", "name": "LRS89S_caliper_20210910.LAS", "showlegend": true, "type": "scattergl", "x": [6.943, 8.97, 8.083, 6.49, 5.18, 7.314, 9.101, 9.588, 8.429, 7.903, 6.763, 6.33, 7.094, 11.81, 8.541, 7.358, 8.731, 9.579, 8.746, 10.72, 8.561, 11.41, 9.856, 12.83, 13.57, 13.59, 10.32, 8.98, 10.98, 10.37, 8.449, 9.9, 9.072, 8.887, 10.96, 12.17, 10.69, 12.17, 6.505, 9.861, 9.072, 9.267, 7.698, 7.007, 5.916, 5.453, 8.054, 7.284, 8.044, 11.71, 8.838, 8.94, 10.31, 9.978, 8.22, 8.146, 10.1, 9.413, 7.874, 7.903, 7.289, 7.27, 7.577, 6.734, 7.236, 7.294, 9.652, 7.733, 8.385, 7.391, 8.322, 6.841, 7.582, 10.64, 9.393, 9.204, 7.893, 8.643, 9.608], "xaxis": "x", "y": [2.675, 2.645, 2.614, 2.584, 2.554, 2.523, 2.493, 2.462, 2.432, 2.402, 2.371, 2.341, 2.311, 2.28, 2.25, 2.219, 2.189, 2.159, 2.128, 2.098, 2.067, 2.037, 2.007, 1.976, 1.946, 1.915, 1.885, 1.855, 1.824, 1.794, 1.763, 1.733, 1.703, 1.672, 1.642, 1.612, 1.581, 1.551, 1.52, 1.49, 1.46, 1.429, 1.399, 1.368, 1.338, 1.308, 1.277, 1.247, 1.216, 1.186, 1.156, 1.125, 1.095, 1.064, 1.034, 1.004, 0.9733, 0.9429, 0.9125, 0.8821, 0.8517, 0.8213, 0.791, 0.7606, 0.7302, 0.6998, 0.6694, 0.639, 0.6086, 0.5782, 0.5478, 0.5174, 0.487, 0.4566, 0.4263, 0.3959, 0.3655, 0.3351, 0.3047], "yaxis": "y"}], "layout": {"autosize": true, "height": 1800, "legend": {"title": {"text": "source_file"}, "tracegroupgap": 0}, "title": {"text": "Well_Diameter_Deviation_Percentage"}, "width": 1400, "xaxis": {"anchor": "y", "domain": [0, 1], "title": {"text": "Well_Diameter_Deviation_Percentage"}}, "yaxis": {"anchor": "x", "autorange": "reversed", "domain": [0, 1], "nticks": 40, "range": [0, 10], "title": {"text": "Depth [m]"}}}}
